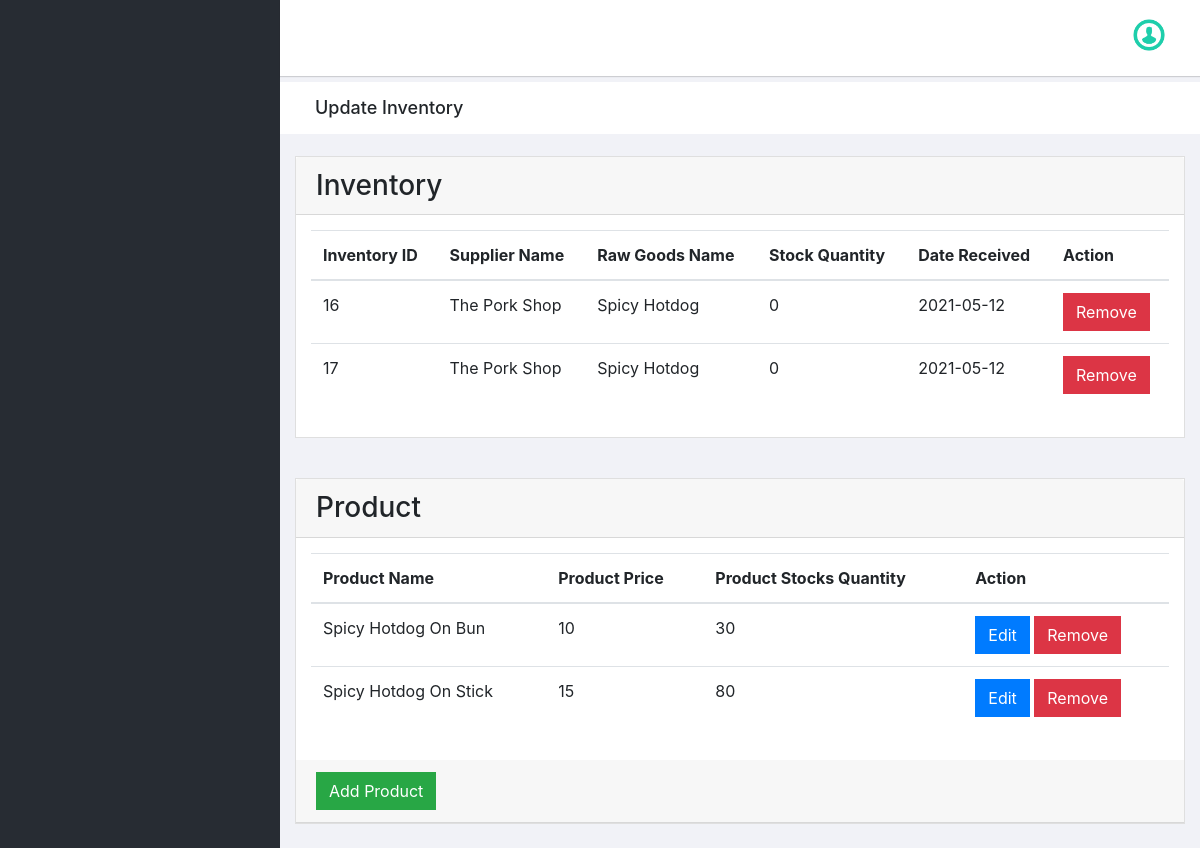
Screenshot of /shop_attendant/inventory.php with the database file from the repository.
### tables this page shows
CREATE TABLE `inventory` (
  `inventory_id` int(11) NOT NULL,
  `inventory_rawgoods_id` int(11) NOT NULL,
  `inventory_rawgoods` varchar(150) NOT NULL,
  `inventory_stockqty` int(11) NOT NULL,
  `supplier_id` int(11) NOT NULL,
  `date_received` date NOT NULL,
  `inventory_status` tinyint(1) NOT NULL
);

CREATE TABLE `supplier` (
  `supplier_id` int(11) NOT NULL,
  `username` varchar(150) NOT NULL,
  `password` varchar(150) NOT NULL,
  `supplier_name` char(50) NOT NULL,
  `supplier_address` varchar(150) NOT NULL
);

CREATE TABLE `product` (
  `product_id` int(11) NOT NULL,
  `product_name` varchar(150) NOT NULL,
  `stocks_qty` int(11) NOT NULL,
  `product_price` float NOT NULL,
  `raw_goods_id` int(11) NOT NULL
);

### shop_attendant/inventory.php (the view, shortened to what this page needs)
<!doctype html>
<html class="no-js" lang="en">
<head>
    <link rel="stylesheet" href="../vendors/bootstrap/dist/css/bootstrap.min.css">
    <link rel="stylesheet" href="../vendors/font-awesome/css/font-awesome.min.css">
    <link rel="stylesheet" href="../vendors/themify-icons/css/themify-icons.css">
    <link rel="stylesheet" href="../vendors/flag-icon-css/css/flag-icon.min.css">
    <link rel="stylesheet" href="../vendors/selectFX/css/cs-skin-elastic.css">
    <link rel="stylesheet" href="../vendors/jqvmap/dist/jqvmap.min.css">
    <link rel="stylesheet" href="../assets/css/style.css">
</head>
<body>
    <?php include_once('includes/sidebar.php');?>
    <div id="right-panel" class="right-panel">
        <?php include_once('includes/header.php');?>
        <div class="breadcrumbs">
            <div class="col-sm-4">
                <div class="page-header float-left">
                    <div class="page-title">
                        <h1>Update Inventory</h1>
                    </div>
                </div>
            </div>
        </div>
      <div class="content mt-3">
            <div class="animated fadeIn">
                <div class="row">
                    <div class="col-lg-12">
                        <div class="card">
                            <div class="card-header">
                               <h3>Inventory</h3>
                            </div>
                            <div class="card-body">
                                <table class="table" id="manageInventory" width="100%">
                                    <thead>
                                        <tr>
                                          <th>Inventory ID</th>
                                          <th>Supplier Name</th>
                                          <th>Raw Goods Name</th>
                                          <th>Stock Quantity</th>
                                          <th>Date Received</th>
                                          <th>Action</th>
                                       </tr>
                                        </thead>
                 <?php
                    $conn = connect();
                    $result=mysqli_query($conn,"SELECT * FROM inventory JOIN supplier ON inventory.supplier_id = supplier.supplier_id WHERE inventory_status = 1");
                    while ($row=mysqli_fetch_array($result)) {
                    ?>
                <tr>
                      <td><?php  echo $row['inventory_id'] ?></td>
                      <td><?php  echo $row['supplier_name'];?></td>
                      <td><?php  echo $row['inventory_rawgoods'];?></td>
                      <td><?php  echo $row['inventory_stockqty'];?></td>
                      <td><?php  echo $row['date_received'];?></td>
                      <td> <a class="btn btn-danger" href="../controller/delete_inventory.php?remove=<?php echo $row['inventory_id'];?>">Remove</a></td>
                </tr>
            <?php
                  }
              ?>
                                </table>
                            </div>
                        </div>
                    </div>
                </div>
            </div>
        </div>
        <div class="content mt-3">
            <div class="animated fadeIn">
                <div class="row">
                    <div class="col-lg-12">
                        <div class="card">
                            <div class="card-header">
                               <h3>Product</h3>
                            </div>
                            <div class="card-body">
                                <table class="table" id="manageInventory1" width="100%">
                                    <thead>
                                        <tr>
                                          <th>Product Name</th>
                                          <th>Product Price</th>
                                          <th>Product Stocks Quantity</th>
                                          <th>Action</th>
                                       </tr>
                                        </thead>
                 <?php
                    $conn = connect();
                    $result=mysqli_query($conn,"SELECT * FROM product");
                    while ($row=mysqli_fetch_array($result)) {
                    ?>
                <tr>
                      <td><?php  echo $row['product_name'];?></td>
                      <td><?php  echo $row['product_price'];?></td>
                      <td><?php  echo $row['stocks_qty'];?>
                     </td>
                      <td>
                        <a class="btn btn-primary" href="edit_product.php?edit=<?php echo $row['product_id'];?>">Edit</a>
                        <a class="btn btn-danger" href="../controller/delete_product.php?remove=<?php echo $row['product_id'];?>">Remove</a>
                    </td>
                </tr>
            <?php
}?>
                                </table>
                            </div>
                              <div class="card-header">
                                <strong class="card-title"><a href="add_product.php" class="btn btn-success"  style="color:white">Add Product</a></strong>
                            </div>
                        </div>
                    </div>
                </div>
            </div>
        </div>
    </div>
</body>
</html>

### shop_attendant/includes/sidebar.php (shortened to what this page needs)
<aside id="left-panel" class="left-panel">
    </aside>

### shop_attendant/includes/header.php (shortened to what this page needs)
<header id="header" class="header">
           <div class="header-menu">
               <div class="col-sm-7">
                       <br><br>
               </div>
               <div class="col-sm-5">
                   <div class="user-area dropdown float-right">
                       <a href="#" class="dropdown-toggle" data-toggle="dropdown" aria-haspopup="true" aria-expanded="false">
                           <img class="user-avatar rounded-circle" src="../images/images.png" alt="User Avatar">
                       </a>
                   </div>
               </div>
           </div>
       </header>

### rows the page displays
inventory: inventory_id "16", supplier.supplier_name "The Pork Shop", inventory_rawgoods "Spicy Hotdog", inventory_stockqty "0", date_received "2021-05-12"
inventory: inventory_id "17", supplier.supplier_name "The Pork Shop", inventory_rawgoods "Spicy Hotdog", inventory_stockqty "0", date_received "2021-05-12"
product: product_name "Spicy Hotdog On Bun", product_price "10", stocks_qty "30"
product: product_name "Spicy Hotdog On Stick", product_price "15", stocks_qty "80"
